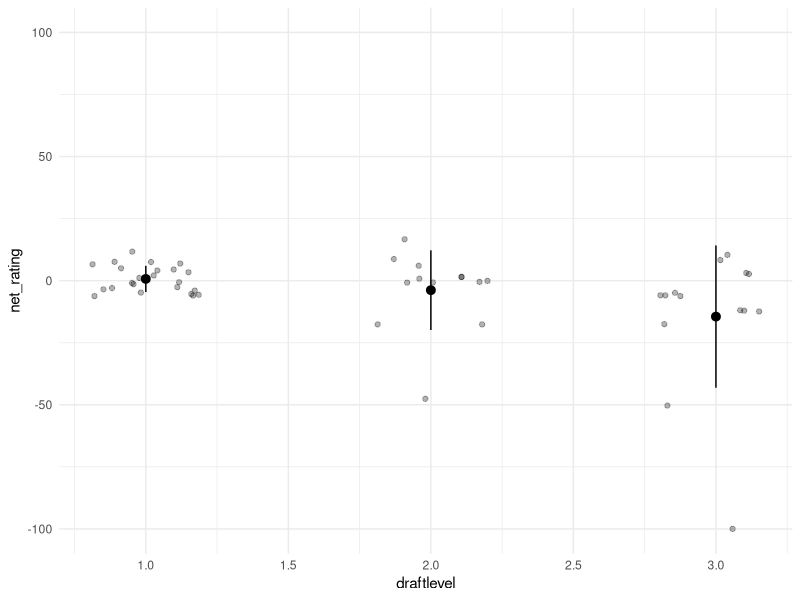
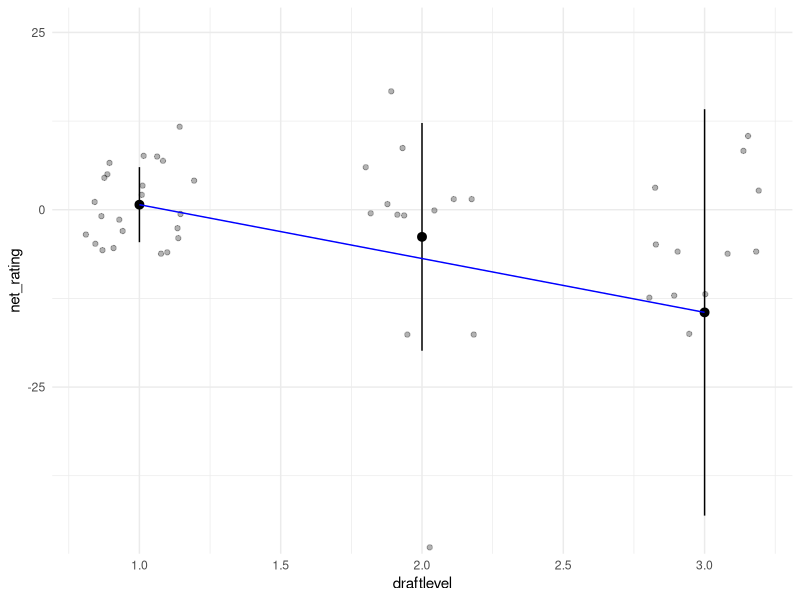

Source code (R) for these figures, in order:
## ---- chunk 1
library(ggplot2)
library(tidyverse)
if (knitr::is_latex_output())
  knitr::opts_chunk$set(dev = "cairo_pdf")
theme_set(theme_minimal())
## ---- chunk 2
nba.population = read.csv("nba_draft_population.csv")
nba.sample = read.csv("nba_draft_sample.csv")
## ---- chunk 3
#| echo: true
coords = coord_cartesian(ylim=c(-100, 100)) 
ggplot(nba.sample, aes(x=draftlevel, y=net_rating)) + 
    geom_point(alpha=.3, position=position_jitter(width=0.2, height=0)) +
    stat_summary(geom='pointrange', fun=mean, 
                                    fun.min=\(x)mean(x)-sd(x), 
                                    fun.max=\(x)mean(x)+sd(x)) + coords

## ---- chunk 4
nba.sample[nba.sample$net_rating == -100, 
            c('player_name', 'team_abbreviation', 'net_rating', 'gp')]
## ---- chunk 5
#| echo: true
summaries = nba.sample |> group_by(draftlevel) |> 
              summarize(mean_net_rating = mean(net_rating), 
                        sd_net_rating = sd(net_rating),
                        Nx=n())
summaries
## ---- chunk 6
#| echo: true
average.incremental.diff = 
(1/2)*((mean(nba.sample$net_rating[nba.sample$draftlevel==1]) - 
        mean(nba.sample$net_rating[nba.sample$draftlevel==2])) + 
       (mean(nba.sample$net_rating[nba.sample$draftlevel==2]) -
        mean(nba.sample$net_rating[nba.sample$draftlevel==3])))

average.incremental.diff
## ---- chunk 7
#| fig-height: 4
ggplot(nba.sample, aes(x=draftlevel, y=net_rating)) + 
    geom_point(alpha=.3, position=position_jitter(width=0.2, height=0)) +
    stat_summary(geom='pointrange', fun=mean, 
                                    fun.min=\(x)mean(x)-sd(x), 
                                    fun.max=\(x)mean(x)+sd(x)) +
    geom_line(data=summaries[summaries$draftlevel %in% c(1,3), ],
                aes(x=draftlevel, y=mean_net_rating), color='blue') + 
    coord_cartesian(ylim=c(-45, 25))
## ---- chunk 8
#| echo: true

muhat = function(x) { 
    case_when(
        x == 1 ~ summaries$mean_net_rating[summaries$draftlevel==1],
        x == 2 ~ summaries$mean_net_rating[summaries$draftlevel==2],
        x == 3 ~ summaries$mean_net_rating[summaries$draftlevel==3]
    )
}
## ---- chunk 9
#| echo: true 
muhat(1:3)
## ---- chunk 10
alpha = function(x) { 
    case_when(
        x == 1 ~ +1/2,
        x == 3 ~ -1/2,
        TRUE ~ 0
    )   
}

x=1:3
average.incremental.diff.recalculated = sum(alpha(x)*muhat(x))
average.incremental.diff.recalculated
## ---- chunk 11
#| echo: true
average.incremental.diff - average.incremental.diff.recalculated 
## ---- chunk 12
#| echo: true
P = function(x) { summaries$Nx[summaries$draftlevel==x] / sum(summaries$Nx[summaries$draftlevel %in% 1:2]) }
alphahat = function(x) { 
    case_when(
        x == 1 ~  P(1),
        x == 2 ~  P(2)-P(1),
        x == 3 ~  -P(2)
    )   
}
average.over.players = sum(alphahat(1:3)*muhat(1:3))
average.over.players
## ---- chunk 13
average.over.players.recalculated = 
    mean(muhat(nba.sample$draftlevel[nba.sample$draftlevel <= 2]) - 
         muhat(nba.sample$draftlevel[nba.sample$draftlevel <= 2] + 1))
average.over.players - average.over.players.recalculated
## ---- chunk 14
#| echo: true
sigmahat = Vectorize(function(x) { summaries$sd_net_rating[summaries$draftlevel==x] })
N = Vectorize(function(x) { summaries$Nx[summaries$draftlevel==x] })

over.rounds.variance = sum(alpha(1:3)^2*sigmahat(1:3)^2/N(1:3))
over.players.variance = sum(alphahat(1:3)^2*sigmahat(1:3)^2/N(1:3))
